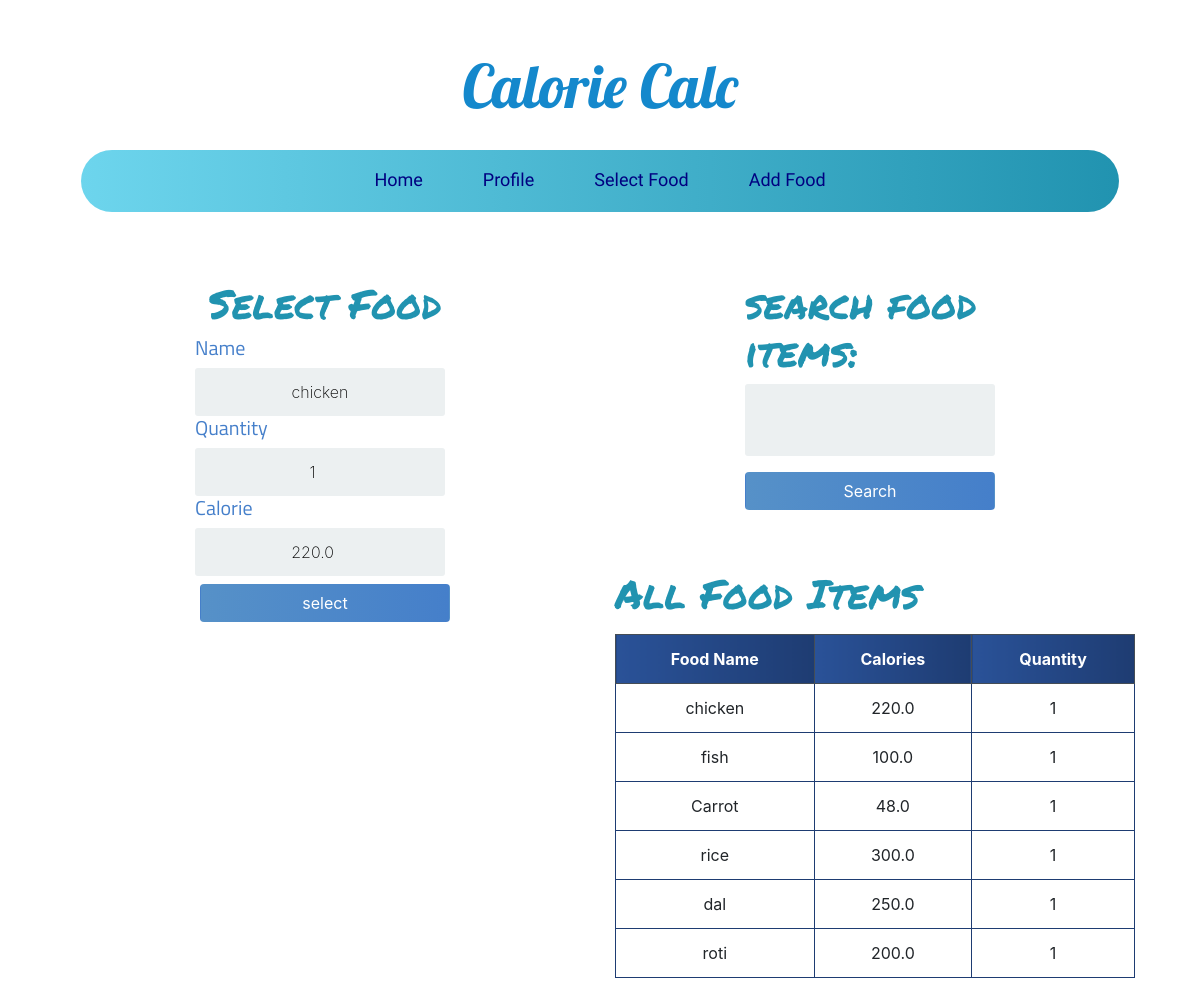
Page /update_food/2/ (signed in) on the committed database.
### calories/models.py (models this page shows, shortened)
class Food(models.Model):
	name = models.CharField(max_length=200 ,null=False)
	quantity = models.PositiveIntegerField(null=False,default=0)
	calorie = models.FloatField(null=False,default=0)
	person_of = models.ForeignKey(User,null=True,on_delete=models.CASCADE)

### calories/views.py (the view)
# urls.py: path('update_food/<str:pk>/',update_food,name='update_food'),
@login_required
def update_food(request,pk):
	food_items = Food.objects.filter(person_of=request.user)
	food_item = Food.objects.get(id=pk)
	form =  AddFoodForm(instance=food_item)
	if request.method == 'POST':
		form = AddFoodForm(request.POST,instance=food_item)
		if form.is_valid():
			form.save()
			return redirect('profile')
	myFilter = FoodFilter(request.GET,queryset=food_items)
	context = {'form':form,'food_items':food_items,'myFilter':myFilter}
	return render(request,'add_food.html',context)

### calories/forms.py
class AddFoodForm(forms.ModelForm):
    class Meta:
        model = Food
        fields = ('name','quantity','calorie')

### templates/add_food.html (shortened to what this page needs)
{% extends 'base.html' %}
{% block content %}
<div class="container">
<div class="row">
    <div class="col-lg-6">
    <div class="login">
        <div class="login-screen">
            <div class="app-title">
                <h1 class="headline">Select Food</h1>
            </div>
            <form method="POST" action="" class="login-form form-inline">
                {% for field in form %}
                <h5 class="form-labels">
                {{ field.label }}
                </h5>
                {{ field }}
                {% endfor %}
                <input class="btn mt-2" type="submit" value="select">
            </form>
        </div>
    </div>
    </div>
    <div class="col-lg-6 ">
    <div class="login">
        <div class="login-screen">
              <form method="get">
                  <h1 class="headline">{{ myFilter.form }}</h1>
                  <button class="btn mt-2" type="submit">Search </button>
              </form>
        </div>
    </div>
        <h1 class="headline"> All Food Items </h1>
        <table class="table table-bordered text-center mt-3">
            <thead class="thead-dark">
                <tr>
                    <th scope="col">Food Name</th>
                    <th scope="col">Calories</th>
                    <th scope="col">Quantity</th>
                </tr>
            </thead>
            <tbody>
                {% for food in food_items %}
                <tr>
                    <td>{{ food.name }}</td>
                    <td>{{ food.calorie }}</td>
                    <td>{{ food.quantity }}</td>
                </tr>
                {% endfor %}
            </tbody>
        </table>
    </div>
</div>
</div>
{% endblock content %}

### static/css/base.css (style rules this page uses)
body { font-family: Arial; background-color: #3498DB; padding: 50px; }
.login { margin: 20px auto; width: 300px; }
.login-screen { background-color: #FFF; padding: 20px; border-radius: 5px }
.app-title { text-align: center; color: #777; }
.login-form { text-align: center; }
input { text-align: center; background-color: #ECF0F1; border: 2px solid transparent; border-radius: 3px; font-size: 16px; font-weight: 200; padding: 10px 0; width: 250px; transition: border .5s; }
.btn { background: #457fca; background: -webkit-linear-gradient(to right, #5691c8, #457fca); background: linear-gradient(to right, #5691c8, #457fca); color: white !important; font-size: 16px; line-height: 25px; padding: 10px 0; text-decoration: none; text-shadow: none; border-radius: 3px; box-shadow: none; transition: 0.25s; display: block; width: 250px; margin: 0 auto; }
th { background: #1e3c72; background: -webkit-linear-gradient(to right, #2a5298, #1e3c72); background: linear-gradient(to right, #2a5298, #1e3c72); }
.headline { font-family: 'Permanent Marker', cursive; padding-top:20px; color: #2193b0; color: -webkit-linear-gradient(to right, #6dd5ed, #2193b0); color: linear-gradient(to right, #6dd5ed, #2193b0); }
.table { background-color: white; color: #18AD7C; }
table.table-bordered > thead > tr > th { border:1px solid #1e3c72; }
table.table-bordered > tbody > tr > td { border:1px solid #1e3c72; }
.form-labels { font-family: 'Titillium Web', sans-serif; color:#457fca; }

### rows in the picture
Food: form "chicken" "1" "220.0", name "chicken", calorie "220.0", quantity "1"
Food: name "fish", calorie "100.0", quantity "1"
Food: name "Carrot", calorie "48.0", quantity "1"
Food: name "rice", calorie "300.0", quantity "1"
Food: name "dal", calorie "250.0", quantity "1"
Food: name "roti", calorie "200.0", quantity "1"

### other values in the picture
{{ field.label }} "Name" "Quantity" "Calorie"
